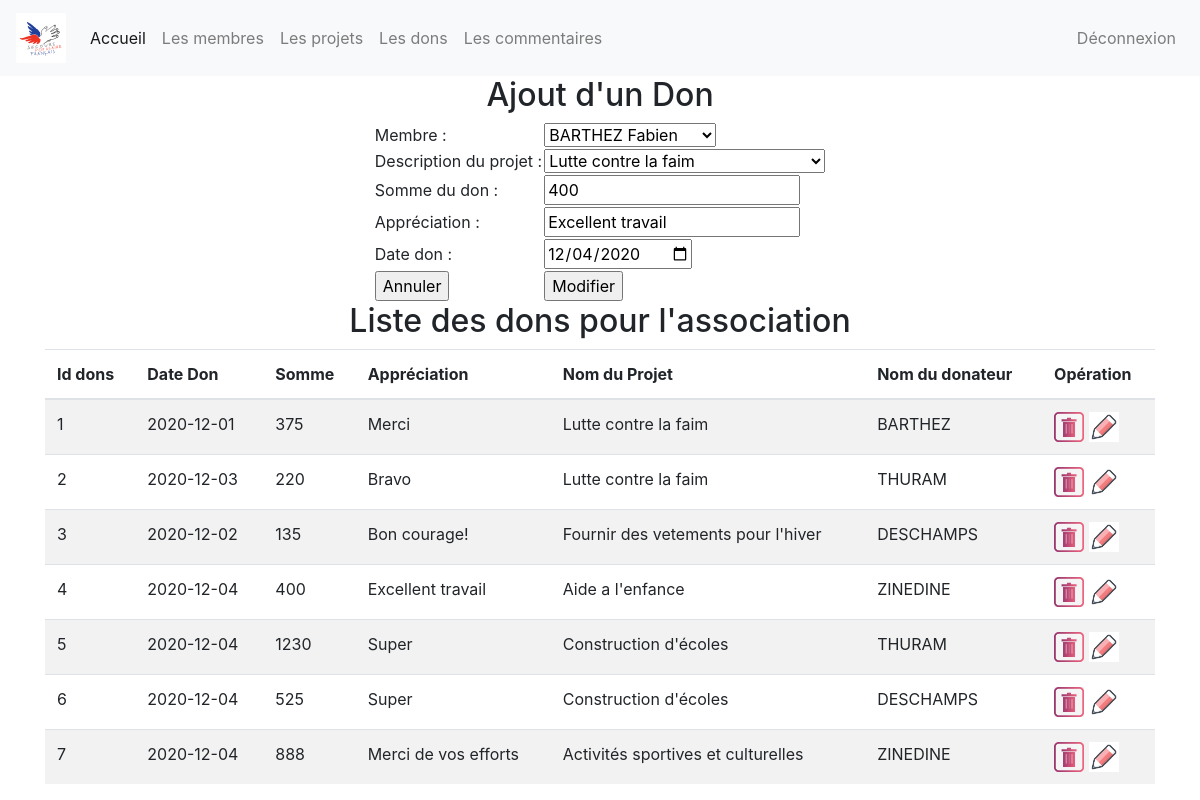
Page /index.php?page=3&action=edit&iddon=4 (signed in) on the committed database.
### tables this page shows
create table don (
	iddon int(3) not null auto_increment, 
	datedon date,
	somme float,  
	appreciation varchar(255),
	idprojet int(3) not null, 
	idmembre int(3) not null,
	primary key(iddon), 
	foreign key(idprojet) references projet(idprojet), 
	foreign key(idmembre) references membre(idmembre)
);

### controleur/controleur.class.php (called while the page is built, shortened)
<?php
	require_once ("modele/modele.class.php");
	class Controleur {
		private $unModele ;
		public function   __construct ($serveur, $bdd, $user, $mdp){
			$this->unModele = new Modele ($serveur, $bdd, $user, $mdp);
		}
		public function setTable ($uneTable)
		{
			$this->unModele->setTable($uneTable);
		}
		public function selectAll ($tab)
		{
			$lesResultats = $this->unModele->selectAll($tab);
			return $lesResultats;
		}
		public function selectWhere ($tab)
		{
			return $this->unModele->selectWhere($tab);
		}
	}
?>

### modele/modele.class.php (called while the page is built, shortened)
<?php
	class Modele {
		private $unPdo , $uneTable;
		public function   __construct ($serveur, $bdd, $user, $mdp)
		{
			$this->unPdo =null;
			try{
		$this->unPdo = new PDO ("mysql:host=".$serveur.";dbname=".$bdd, $user, $mdp);
			}
			catch (PDOException $exp){
				echo "Erreur de connexion au serveur : ".$serveur."/".$bdd ;
			}
		}
		public function setTable ($uneTable)
		{
			$this->uneTable = $uneTable;
		}
		public function selectAll ($tab) {
			if ($this->unPdo != null){
				$chaine = implode(", ", $tab);
				$requete = "select ".$chaine." from " .$this->uneTable. " ; ";
				$select = $this->unPdo->prepare ($requete);
				$select->execute ();
				return $select->fetchAll();
			} else {
				return null;
			}
		}
		public function selectWhere ($tab)
		{
			if ($this->unPdo != null){
				$listeChamps = array();
				$donnees =array();
				foreach ($tab as $cle => $valeur) {
					$listeChamps[] = $cle." = ".":".$cle ;
					$donnees[":".$cle] = $valeur;
				}
				$chaineChamps = implode(" and ", $listeChamps);
				$requete = "select * from   ".$this->uneTable. " where ".$chaineChamps.";" ;
				$select = $this->unPdo->prepare ($requete);
				$select->execute ($donnees);
				return $select->fetch();
			}
			else
			{
				return null;
			}
		}
	}
?>

### vue/vue_insert_don.php (the view, shortened to what this page needs)
<h2> Ajout d'un Don </h2>
<form method ="post" action ="">
	<table>
		<tr>
		<td> Membre : </td>
				<td>
				<select name ="idmembre">
						 <?php
						 	foreach ($lesMembres as $unMembre) {
								 echo "<option value ='".$unMembre['idmembre']."'>".$unMembre['nom']."  ".$unMembre['prenom']."</option>";
						 	}
						 ?>
					</select>
				</td>
		</tr>
		<tr>
	<td> Description du projet : </td>
		<td>		 <select name ="idprojet">
						 <?php
						 	foreach ($lesProjets as $unProjet) {
						 		echo "<option value ='".$unProjet['idprojet']."'>".$unProjet['description']."  "."</option>";
						 	}
						 ?>
					</select>
				</td>
		</tr>
		<tr>
			<td> Somme du don : </td>
			<td> <input type="text" name="somme" value ="<?php echo ($leDon!=null) ? $leDon['somme']:""; ?>"></td>
		</tr>
		<tr>
			<td> Appréciation  : </td>
			<td> <input type="text" name="appreciation" value ="<?php echo ($leDon!=null) ? $leDon['appreciation']:""; ?>"></td>
		</tr>
		<tr>
			<td> Date don  : </td>
			<td> <input type="date" name="datedon" value ="<?php echo ($leDon!=null) ? $leDon['datedon']:""; ?>"></td>
		</tr>
		<tr>
			<td>  <input type="reset" name="annnuler" value ="Annuler"></td>
			<td> <input type="submit"
				<?php echo ($leDon!=null) ? " name='modifier' value='Modifier' " : " name='valider' value='Valider' ";?>
				>
		</tr>
	</table>
</form>

### rows in the picture
don: somme "400", appreciation "Excellent travail", datedon "12/04/2020"

### other values in the picture
$leDon['iddon'] "1"
$leDon['datedon'] "2020-12-01"
$leDon['somme'] "375"
$leDon['appreciation'] "Merci"
$leDon['description'] "Lutte contre la faim"
$leDon['nom'] "BARTHEZ"
$leDon['iddon'] "2"
$leDon['datedon'] "2020-12-03"
$leDon['somme'] "220"
$leDon['appreciation'] "Bravo"
$leDon['nom'] "THURAM"
$leDon['iddon'] "3"
$leDon['datedon'] "2020-12-02"
$leDon['somme'] "135"
$leDon['appreciation'] "Bon courage!"
